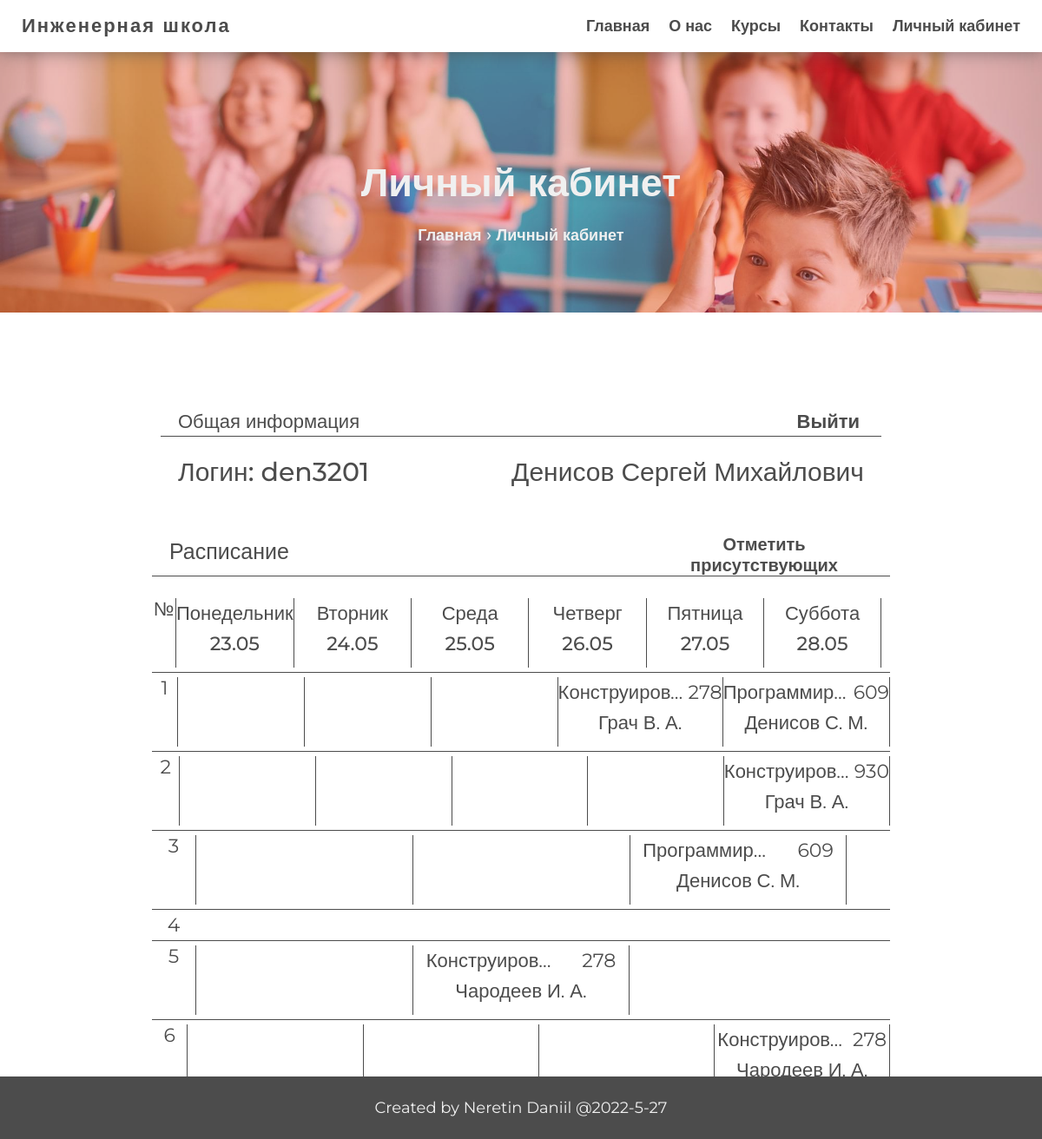
The page /teacher/teacher.php (signed in) on the database its author committed.
### tables this page shows
CREATE TABLE `lessons` (
  `id_lesson` int NOT NULL,
  `date` date NOT NULL,
  `id_timetable` int NOT NULL,
  `id_teacher` int NOT NULL,
  `id_group` int NOT NULL
);

### app/controllers/sort_find.php (called while the page is built, shortened)
<?php
$lessons = selectOrder('selectlessons', 'date, name_l');
$day_of_week = [
    'Понедельник',
    'Вторник',
    'Среда',
    'Четверг',
    'Пятница',
    'Суббота',
];
$period = new DatePeriod(
    new DateTime(date('Y-m-d', strtotime('monday this week'))),
    new DateInterval('P1D'),
    (new DateTime(date('Y-m-d', strtotime('saturday this week'))))->modify('+1 day')
);
$week = [];
foreach( $period as $date) {
    $week[] = $date->format('d.m');
}

### app/db/db.php (called while the page is built, shortened)
<?php
require('connect.php');
function checkErrors($query)
{
    $errInfo = $query->errorInfo();
    return true;
}
function selectOrder($table, $sort_sql, $params = [])
{
    global $pdo;
    $sql = "select * from `$table`";
    if (!empty($params)) {
        $i = 0;
        foreach ($params as $key => $value) {
            $value = "`" . $value . "`";
            $key = "'" . $key . "'";
            if ($i === 0) {
                $sql = $sql . " WHERE $value = $key";
            } elseif ($i === 1) {
                $sql = $sql . " AND $value >= $key";
            } else {
                $sql = $sql . " AND $value <= $key";
            }
            $i++;
        }
    }
    $sql = $sql . " ORDER BY $sort_sql";
    $query = $pdo->prepare($sql);
    $query->execute();
    return $query->fetchAll();
}

### app/controllers/control.php (called while the page is built, shortened)
<?php
include SITE_ROOT . '/app/db/db.php';
include SITE_ROOT . '/app/controllers/sort_find.php';

### path.php (called while the page is built, shortened)
<?php
include SITE_ROOT . '/app/controllers/control.php';

### teacher/teacher.php (the view, shortened to what this page needs)
<?php
include '../path.php';
?>
<!DOCTYPE html>
<html lang="en">
<head>
    <?php include SITE_ROOT . '/app/include/head.php' ?>
</head>
<body>
<div class="wrapper">
    <?php include SITE_ROOT . '/app/include/header.php'?>
    <main class="main">
        <div style="background-image: url('../img/bg_2.jpg');" class="img_first second">
            <div class="cover second"></div>
            <div class="container">
                <div class="txt_img second">
                    Личный кабинет
                </div>
                <div class="txt_img path">
                    <a href="<?php echo BASE_URL ?>index.php">Главная</a> &#8250; <a href="#">Личный кабинет</a>
                </div>
            </div>
        </div>
        <div class="user dark">
            <div class="timetable_user">
                <div class="admin_pages max">
                    <div class="admin_table">
                        <div class="admin">
                            <div class="admin_info">
                                <div class="title_info_admin"><span>Общая информация</span><span><a href="<?php echo BASE_URL ?>logout.php">Выйти</a></span></div>
                                <div><span>Логин: <?php echo $_SESSION['login'];?> </span><span><?php echo $_SESSION['surname'];?> <?php echo $_SESSION['name'];?> <?php echo $_SESSION['last_name'];?></span></div>
                            </div>
                        </div>
                        <div class="title"><span>Расписание</span><span><a href="visits/index.php">Отметить присутствующих</a></span></div>
                        <div class="head_table">
                            <span class="number">№</span>
                            <?php for ($i = 0; $i < 6; $i++): ?>
                                <span class="timetable_block">
                            <span><?=$day_of_week[$i]?></span>
                            <span><?=$week[$i]?></span>
                        </span>
                            <?php endfor; ?>
                        </div>
                        <div class="table">
                            <?php for ($i = 1; $i <= 6; $i++): ?>
                                <div class="row_table">
                                    <span class="number"><?=$i?></span>
                                    <?php foreach (${'lessons'.$i} as $key => $lesson): ?>
                                        <?php while ($lesson['date'] !== ${'this_date'.$i}): ?>
                                            <span class=" timetable_block"></span>
                                        <?php endwhile; ?>
                                        <span class=" timetable_block">
                                        <span style="display: flex; justify-content: space-around">
                                            <span title="<?= $lesson['name'] ?>" class="perenos"><?= $lesson['name'] ?></span>
                                            <a href="?id_group=<?=$lesson['id_group']?>"><?=$lesson['number']?></a>
                                        </span>
                                        <span>
                                            <?=$lesson['surname']?>
                                            <?= ' ' . mb_substr($lesson['name_t'], 0, 1) . '.' ?>
                                            <?= mb_substr($lesson['last_name'], 0, 1) . '.' ?>
                                        </span>
                                    </span>
                                    <?php endforeach; ?>
                                </div>
                            <?php endfor; ?>
                        </div>
                    </div>
                </div>
            </div>
        </div>
    </main>
    <?php include SITE_ROOT . '/app/include/footer.php' ?>
</div>
</body>
</html>

### app/include/head.php (shortened to what this page needs)
<link rel="stylesheet" href="<?php echo BASE_URL ?>css/style.min.css">
<link rel="stylesheet" href="<?php echo BASE_URL ?>css/StylePHP.css">

### app/include/header.php (shortened to what this page needs)
<header>
    <div class="nav lock-padding">
        <div class="container">
            <div class="nav__head">
                <div class="logo">
                    <div onclick="location.href='<?php echo BASE_URL ?>index.php'" class="nav__logo">
                        Инженерная школа
                    </div>
                </div>
                <div class="nav__menu">
                    <ul class="nav__list">
                        <li><a href="<?php echo BASE_URL ?>index.php">Главная</a></li>
                        <li><a href="<?php echo BASE_URL ?>about.php">О нас</a></li>
                        <li><a href="<?php echo BASE_URL ?>courses.php">Курсы</a></li>
                        <li><a href="<?php echo BASE_URL ?>contact.php">Контакты</a></li>
                        <li>
                            <?php if (isset($_SESSION['id_admin'])): ?>
                                <a href="<?php echo BASE_URL ?>admin/admin.php">Администратор</a>
                            <?php elseif (isset($_SESSION['id_student'])): ?>
                                <a href="<?php echo BASE_URL ?>user/user.php">Личный кабинет</a>
                            <?php elseif (isset($_SESSION['id_teacher'])): ?>
                                <a href="<?php echo BASE_URL ?>teacher/teacher.php?timetable_teacher">Личный кабинет</a>
                            <?php else: ?>
                                <a class="popup-link" href="#popup_log">Войти</a>
                            <?php endif; ?>
                        </li>
                    </ul>
                </div>
            </div>
        </div>
    </div>
</header>

### app/include/footer.php (shortened to what this page needs)
<footer>
    <span>Created by Neretin Daniil  @<?php echo date("Y-n-j");?></span>
</footer>

### css/StylePHP.css (style rules this page uses)
.admin_table { margin: 0 auto; }
.admin_pages .admin_table .head_table { padding-right: 10px; }
.timetable_block { width: 250px; text-align: center; height: 80px; border-left: 1px solid #4c4c4c; margin: 5px 0; display: flex; flex-direction: column; }
.timetable_block:last-child { border-right: 1px solid #4c4c4c; }
.perenos { height: 35px; width: 150px; overflow: hidden; text-overflow: ellipsis; }
.dark { color: #4c4c4c; }
.max { max-height: 100%; }

### rows shown on the page
lessons: name "Конструиров…", number "278", surname "Грач", name_t "В", last_name "А"
lessons: name "Программир…", number "609", surname "Денисов", name_t "С", last_name "М"
lessons: name "Конструиров…", number "930", surname "Грач", name_t "В", last_name "А"
lessons: name "Программир…", number "609", surname "Денисов", name_t "С", last_name "М"
lessons: name "Конструиров…", number "278", surname "Чародеев", name_t "И", last_name "А"
lessons: name "Конструиров…", number "278", surname "Чародеев", name_t "И", last_name "А"

### other values the page prints
$_SESSION['login'] "den3201"
$_SESSION['surname'] "Денисов"
$_SESSION['name'] "Сергей"
$_SESSION['last_name'] "Михайлович"
$day_of_week[$i] "Понедельник"
$week[$i] "23.05"
$day_of_week[$i] "Вторник"
$week[$i] "24.05"
$day_of_week[$i] "Среда"
$week[$i] "25.05"
$day_of_week[$i] "Четверг"
$week[$i] "26.05"
$day_of_week[$i] "Пятница"
$week[$i] "27.05"
$day_of_week[$i] "Суббота"
